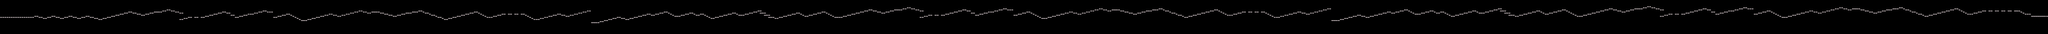

Below is a game level as drawn by its tile map, then a one-line description and the .tmx that defines it (tile-layer data replaced by summaries):
An orthogonal 960x32 tile map with 32x16 px tiles, 1 tile layer (line), 4 tilesets and 198 objects.

<map version="1.2" tiledversion="1.2.1" orientation="orthogonal" renderorder="right-down" width="960" height="32" tilewidth="32" tileheight="16" infinite="0" nextlayerid="5" nextobjectid="459">
 <tileset firstgid="1" name="bar3.3" tilewidth="32" tileheight="16" tilecount="2" columns="1">
  <image source="bar4.1.png" width="32" height="32" />
 </tileset>
 <tileset firstgid="3" name="bar3.1" tilewidth="32" tileheight="16" tilecount="2" columns="1">
  <image source="bar4.1.png" width="32" height="32" />
 </tileset>
 <tileset firstgid="5" name="bar3.2" tilewidth="32" tileheight="16" tilecount="2" columns="1">
  <image source="bar4.2.png" width="32" height="32" />
 </tileset>
 <tileset firstgid="7" name="bar3" tilewidth="32" tileheight="16" tilecount="2" columns="1">
  <image source="bar4.png" width="32" height="32" />
 </tileset>
 <layer id="1" name="line" width="960" height="32">
  <data>[30720 cells, 955 non-empty, 4 distinct tile ids]</data>
 </layer>
 <objectgroup id="3" name="can">
  <object id="386" x="2322" y="159" />
  <object id="387" x="1294" y="225" />
  <object id="388" x="3344" y="161" />
  <object id="389" x="3951" y="145" />
  <object id="390" x="4945" y="194" />
  <object id="391" x="5585" y="161" />
  <object id="392" x="6288" y="145" />
  <object id="393" x="7118" y="161" />
  <object id="394" x="7822" y="193" />
  <object id="395" x="8369" y="193" />
  <object id="396" x="9263" y="242" />
  <object id="397" x="9965" y="162" />
  <object id="398" x="10514" y="194" />
  <object id="399" x="11374" y="146" />
  <object id="400" x="11954" y="177" />
  <object id="401" x="12538" y="242" />
  <object id="402" x="13425" y="129" />
  <object id="403" x="14447" y="129" />
  <object id="404" x="15055" y="114" />
  <object id="405" x="16048" y="162" />
  <object id="406" x="16692" y="129" />
  <object id="407" x="17391" y="113" />
  <object id="408" x="18226" y="128" />
  <object id="409" x="18926" y="162" />
  <object id="410" x="19471" y="162" />
  <object id="411" x="20368" y="209" />
  <object id="412" x="21071" y="128" />
  <object id="413" x="22095" y="146" />
  <object id="414" x="23055" y="144" />
  <object id="415" x="24141" y="113" />
  <object id="416" x="24718" y="81" />
  <object id="417" x="25554" y="114" />
  <object id="418" x="26159" y="99" />
  <object id="419" x="26738" y="240" />
  <object id="420" x="27600" y="97" />
  <object id="421" x="28496" y="96" />
  <object id="422" x="29328" y="113" />
  <object id="423" x="30227" y="146" />
 </objectgroup>
 <objectgroup id="4" name="diamond">
  <object id="425" x="1951" y="158" />
  <object id="426" x="2847" y="240" />
  <object id="427" x="4193" y="224" />
  <object id="428" x="5405" y="144" />
  <object id="429" x="6688" y="274" />
  <object id="430" x="7487" y="210" />
  <object id="431" x="9024" y="306" />
  <object id="432" x="10157" y="226" />
  <object id="433" x="10814" y="226" />
  <object id="434" x="11648" y="257" />
  <object id="435" x="13247" y="175" />
  <object id="436" x="13695" y="113" />
  <object id="437" x="14095" y="201" />
  <object id="438" x="14719" y="191" />
  <object id="439" x="15296" y="194" />
  <object id="440" x="17024" y="193" />
  <object id="441" x="17695" y="209" />
  <object id="442" x="18528" y="193" />
  <object id="443" x="20128" y="274" />
  <object id="444" x="20510" y="240" />
  <object id="445" x="21264" y="195" />
  <object id="446" x="21791" y="226" />
  <object id="447" x="22492" y="113" />
  <object id="448" x="23326" y="161" />
  <object id="449" x="23839" y="194" />
  <object id="450" x="24416" y="145" />
  <object id="451" x="25374" y="161" />
  <object id="452" x="25951" y="145" />
  <object id="453" x="26788.7" y="239.333" />
  <object id="454" x="27298" y="177" />
  <object id="455" x="27841" y="111" />
  <object id="456" x="28895" y="227" />
  <object id="457" x="29551" y="192" />
  <object id="458" x="30273" y="145" />
 </objectgroup>
 <objectgroup id="2" name="coins">
  <object id="253" x="544" y="221">
   <ellipse />
  </object>
  <object id="254" x="672" y="256">
   <ellipse />
  </object>
  <object id="255" x="800" y="222">
   <ellipse />
  </object>
  <object id="256" x="1056" y="224">
   <ellipse />
  </object>
  <object id="257" x="929" y="255">
   <ellipse />
  </object>
  <object id="258" x="1184" y="254">
   <ellipse />
  </object>
  <object id="259" x="1325.33" y="225">
   <ellipse />
  </object>
  <object id="260" x="1505" y="272">
   <ellipse />
  </object>
  <object id="261" x="1696" y="222">
   <ellipse />
  </object>
  <object id="262" x="1890" y="175">
   <ellipse />
  </object>
  <object id="263" x="2365" y="158">
   <ellipse />
  </object>
  <object id="264" x="2770" y="175">
   <ellipse />
  </object>
  <object id="265" x="2943" y="242">
   <ellipse />
  </object>
  <object id="266" x="3103" y="225">
   <ellipse />
  </object>
  <object id="267" x="3372.67" y="160">
   <ellipse />
  </object>
  <object id="268" x="3550" y="241">
   <ellipse />
  </object>
  <object id="269" x="3760" y="193">
   <ellipse />
  </object>
  <object id="270" x="3979" y="145">
   <ellipse />
  </object>
  <object id="271" x="4320" y="195">
   <ellipse />
  </object>
  <object id="272" x="4559" y="290">
   <ellipse />
  </object>
  <object id="273" x="4768" y="242">
   <ellipse />
  </object>
  <object id="274" x="4972" y="193.667">
   <ellipse />
  </object>
  <object id="275" x="5152" y="210">
   <ellipse />
  </object>
  <object id="276" x="5280" y="177">
   <ellipse />
  </object>
  <object id="277" x="5615" y="160">
   <ellipse />
  </object>
  <object id="278" x="5650" y="160">
   <ellipse />
  </object>
  <object id="279" x="5918" y="215">
   <ellipse />
  </object>
  <object id="280" x="6125" y="176">
   <ellipse />
  </object>
  <object id="281" x="6494" y="208">
   <ellipse />
  </object>
  <object id="282" x="6750" y="258">
   <ellipse />
  </object>
  <object id="283" x="6878" y="224">
   <ellipse />
  </object>
  <object id="284" x="7006" y="194">
   <ellipse />
  </object>
  <object id="285" x="7342" y="240">
   <ellipse />
  </object>
  <object id="286" x="7599" y="191">
   <ellipse />
  </object>
  <object id="287" x="7696" y="191">
   <ellipse />
  </object>
  <object id="288" x="7793" y="190">
   <ellipse />
  </object>
  <object id="289" x="8046" y="273">
   <ellipse />
  </object>
  <object id="290" x="8193" y="241">
   <ellipse />
  </object>
  <object id="291" x="8397.67" y="192.333">
   <ellipse />
  </object>
  <object id="292" x="8638" y="195">
   <ellipse />
  </object>
  <object id="293" x="8766" y="162">
   <ellipse />
  </object>
  <object id="294" x="8895" y="134">
   <ellipse />
  </object>
  <object id="295" x="9292.67" y="241.667">
   <ellipse />
  </object>
  <object id="296" x="9730" y="193">
   <ellipse />
  </object>
  <object id="297" x="9995.33" y="161.333">
   <ellipse />
  </object>
  <object id="298" x="10367" y="177">
   <ellipse />
  </object>
  <object id="299" x="10687" y="257">
   <ellipse />
  </object>
  <object id="300" x="11009" y="177">
   <ellipse />
  </object>
  <object id="301" x="11401.7" y="144.667">
   <ellipse />
  </object>
  <object id="302" x="11842" y="212">
   <ellipse />
  </object>
  <object id="303" x="12159" y="209">
   <ellipse />
  </object>
  <object id="304" x="12351" y="160">
   <ellipse />
  </object>
  <object id="305" x="12574" y="240">
   <ellipse />
  </object>
  <object id="306" x="12736" y="209">
   <ellipse />
  </object>
  <object id="307" x="12863" y="179">
   <ellipse />
  </object>
  <object id="308" x="13053" y="129">
   <ellipse />
  </object>
  <object id="309" x="13450" y="130">
   <ellipse />
  </object>
  <object id="310" x="13496" y="130">
   <ellipse />
  </object>
  <object id="311" x="13889" y="140">
   <ellipse />
  </object>
  </objectgroup>
</map>
<!-- 67 of 198 objects omitted -->
